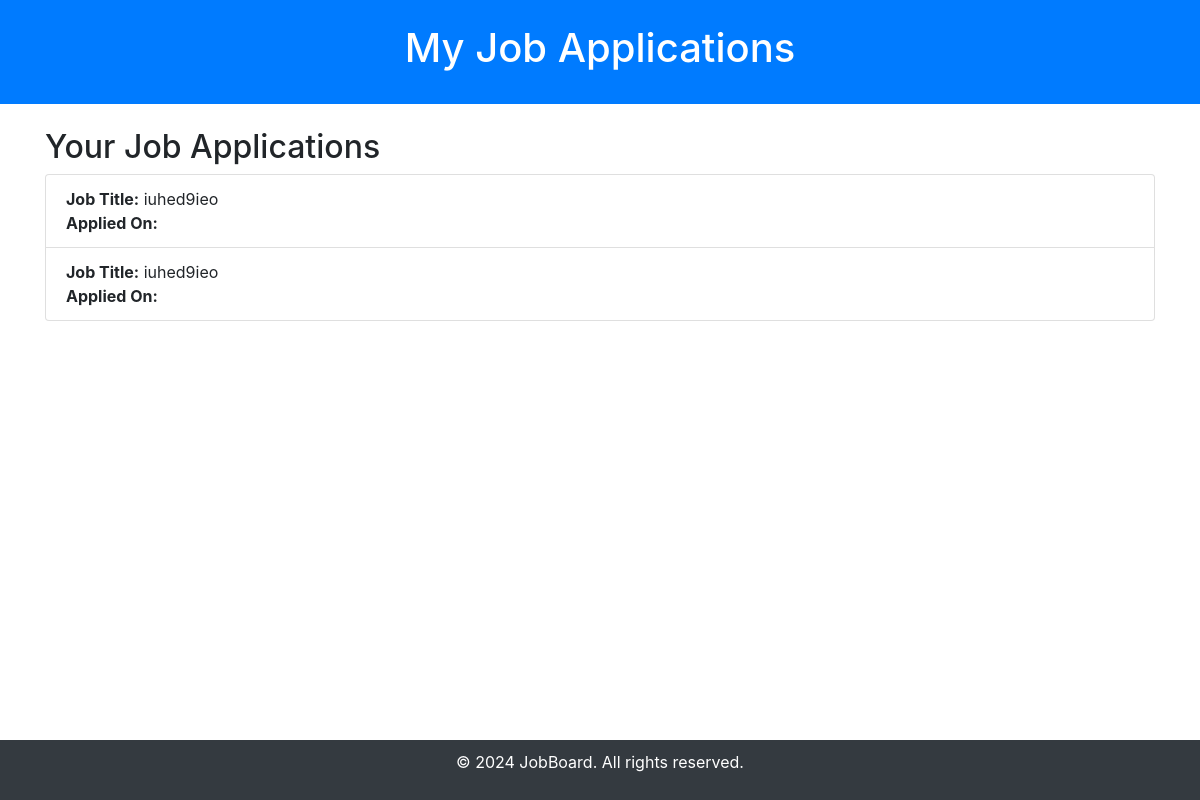
The app's page /jobs/applications/6/ (signed in), older data.
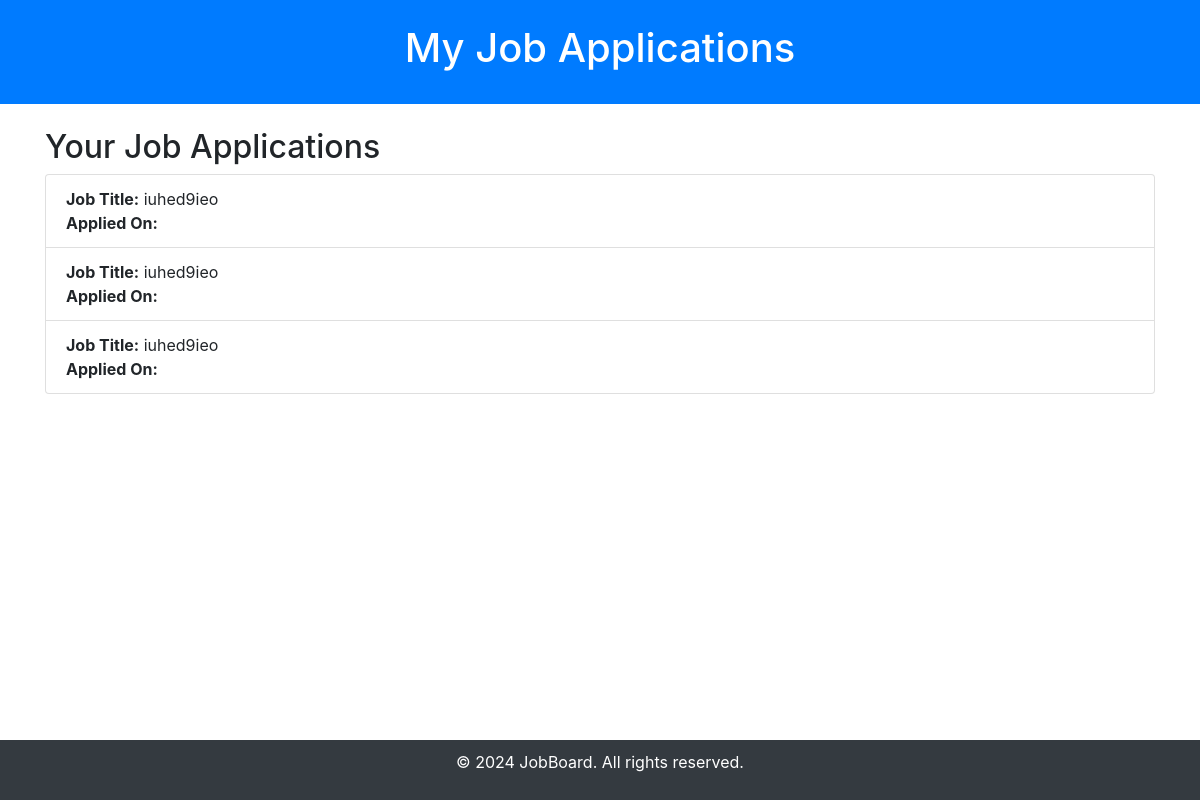
The same page, newer data.
### jobs/models.py (models this page shows, shortened)
class JobApplication(models.Model):
    full_name = models.CharField(max_length=100)
    email = models.EmailField()
    resume = models.FileField(upload_to='resumes/')
    cover_letter = models.TextField()
    job = models.ForeignKey(Job, on_delete=models.CASCADE)
    applied_on = models.DateTimeField(auto_now_add=True)

class Job(models.Model):
    title = models.CharField(max_length=255)
    company = models.CharField(max_length=255)
    location = models.CharField(max_length=255)
    description = models.TextField()
    posted_by = models.ForeignKey(User, on_delete=models.CASCADE)
    posted_date = models.DateTimeField(default=timezone.now)

### jobs/views.py (the view)
# urls.py: path('applications/<int:job_id>/', views.job_applications, name='job_applications'),
@login_required
def job_applications(request, job_id):
    job = get_object_or_404(Job, id=job_id)
    applications = JobApplication.objects.filter(job=job)
    return render(request, 'jobs/job_applications.html', {'job': job, 'applications': applications})

### jobs/templates/jobs/job_applications.html (shortened to what this page needs)
<!DOCTYPE html>
<html lang="en">
<head>
    <link rel="stylesheet" href="https://maxcdn.bootstrapcdn.com/bootstrap/4.5.2/css/bootstrap.min.css">
</head>
<body>
    <header class="bg-primary text-white text-center py-4">
        <h1>My Job Applications</h1>
    </header>
    <div class="container mt-4 content">
        <h2>Your Job Applications</h2>
        {% if applications %}
            <ul class="list-group">
                {% for application in applications %}
                    <li class="list-group-item">
                        <strong>Job Title:</strong> {{ application.job.title }}<br>
                        <strong>Applied On:</strong> {{ application.created_at }}<br>
                    </li>
                {% endfor %}
            </ul>
        {% else %}
            <p>No applications found.</p>
        {% endif %}
    </div>
    <footer>
        <p>&copy; 2024 JobBoard. All rights reserved.</p>
    </footer>
</body>
</html>

Row changes from the older to the newer data that the page shows:
added JobApplication: job "iuhed9ieo"
